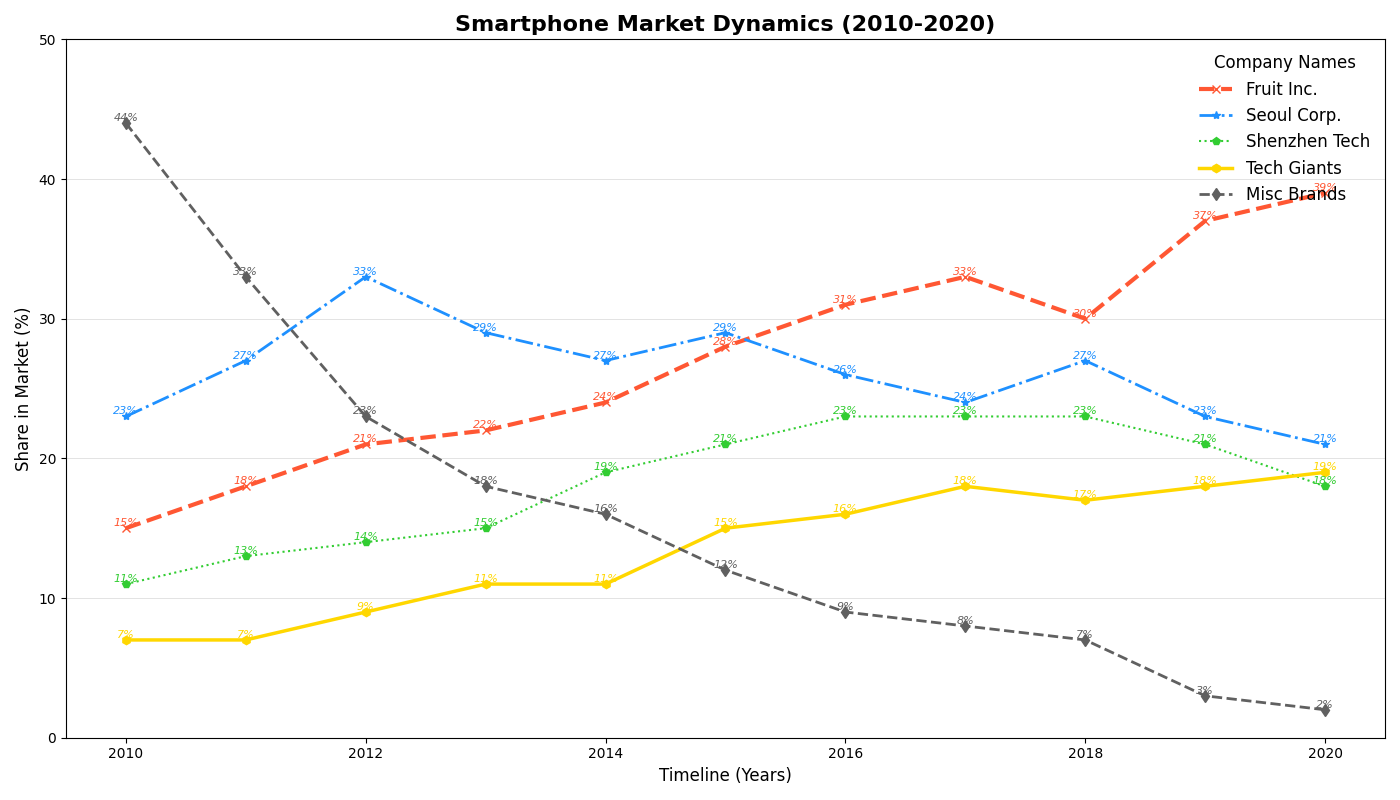

Write the Python code that produced this figure.
import matplotlib.pyplot as plt
import numpy as np

years = np.arange(2010, 2021)

# Randomly altered data within the groups while maintaining the structure
apple = [15, 18, 21, 22, 24, 28, 31, 33, 30, 37, 39]
samsung = [23, 27, 33, 29, 27, 29, 26, 24, 27, 23, 21]
huawei = [11, 13, 14, 15, 19, 21, 23, 23, 23, 21, 18]
xiaomi = [7, 7, 9, 11, 11, 15, 16, 18, 17, 18, 19]
others = [44, 33, 23, 18, 16, 12, 9, 8, 7, 3, 2]

fig, ax = plt.subplots(figsize=(14, 8))

colors = ['#FF5733', '#1E90FF', '#32CD32', '#FFD700', '#606060']

ax.plot(years, apple, label='Fruit Inc.', color=colors[0], marker='x', linestyle='--', linewidth=3)
ax.plot(years, samsung, label='Seoul Corp.', color=colors[1], marker='*', linestyle='-.', linewidth=2)
ax.plot(years, huawei, label='Shenzhen Tech', color=colors[2], marker='p', linestyle=':', linewidth=1.5)
ax.plot(years, xiaomi, label='Tech Giants', color=colors[3], marker='h', linestyle='-', linewidth=2.5)
ax.plot(years, others, label='Misc Brands', color=colors[4], marker='d', linestyle='--', linewidth=2)

ax.set_title("Smartphone Market Dynamics (2010-2020)", fontsize=16, fontweight='bold')
ax.set_xlabel('Timeline (Years)', fontsize=12)
ax.set_ylabel('Share in Market (%)', fontsize=12)
ax.set_ylim(0, 50)
ax.yaxis.grid(True, linestyle='-', linewidth=0.5, alpha=0.5)
ax.xaxis.grid(False)
ax.legend(title='Company Names', fontsize=12, title_fontsize='12', loc='upper right', frameon=False)

for year, a, s, h, x, o in zip(years, apple, samsung, huawei, xiaomi, others):
    ax.text(year, a, f'{a}%', ha='center', va='bottom', fontsize=8, color=colors[0], fontstyle='italic')
    ax.text(year, s, f'{s}%', ha='center', va='bottom', fontsize=8, color=colors[1], fontstyle='italic')
    ax.text(year, h, f'{h}%', ha='center', va='bottom', fontsize=8, color=colors[2], fontstyle='italic')
    ax.text(year, x, f'{x}%', ha='center', va='bottom', fontsize=8, color=colors[3], fontstyle='italic')
    ax.text(year, o, f'{o}%', ha='center', va='bottom', fontsize=8, color=colors[4], fontstyle='italic')

plt.tight_layout()
plt.show()
